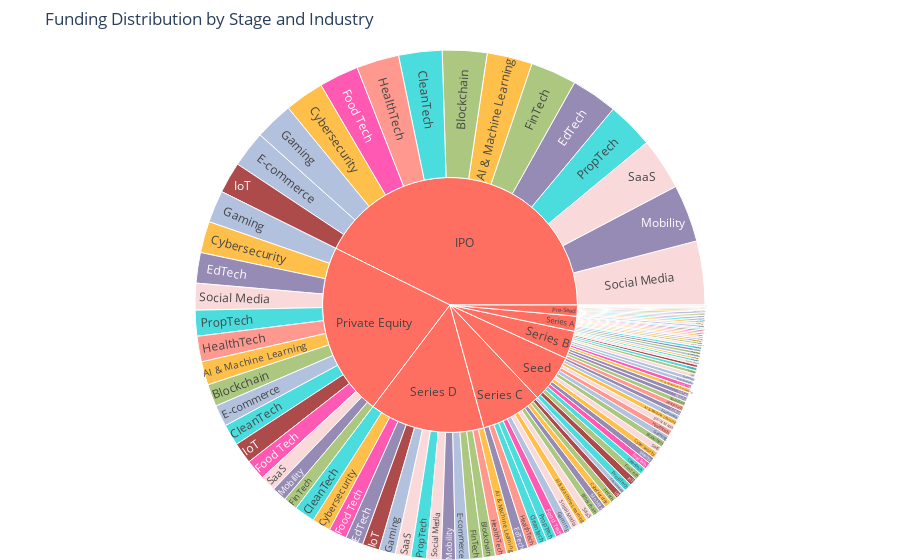

Write notebook code for a chart like this one.
### Markdown cell above
## **Lets Visualize Funding Stage and Last Funding amount based on Industry using Sunburst Plot**

### Code cell
# Sunburst plot of Funding Stage and Last Funding amount based on Industry
import plotly.express as px

fig = px.sunburst(
    df,
    path=['Funding_Stage', 'Industry'],  # hierarchy
    values='Last_Funding_Amount_USD_Millions',   # size by funding amount
    color='Industry',
    color_discrete_sequence=custom_palette,
    title='Funding Distribution by Stage and Industry'
)

fig.update_layout(margin=dict(t=50, l=0, r=0, b=0))
fig.show()

### Figure 1 — Plotly figure (JSON) as saved in the notebook; plotly's stock layout.template omitted (floating-point values rounded to 4 significant figures)
{"data": [{"branchvalues": "total", "customdata": [["HealthTech"], ["EdTech"], ["FinTech"], ["SaaS"], ["E-commerce"], ["Cybersecurity"], ["FinTech"], ["HealthTech"], ["CleanTech"], ["Food Tech"], ["IoT"], ["Food Tech"], ["(?)"], ["Cybersecurity"], ["Mobility"], ["Mobility"], ["Blockchain"], ["HealthTech"], ["E-commerce"], ["HealthTech"], ["Mobility"], ["Mobility"], ["FinTech"], ["Blockchain"], ["Social Media"], ["EdTech"], ["Gaming"], ["(?)"], ["Social Media"], ["Social Media"], ["Gaming"], ["Social Media"], ["(?)"], ["IoT"], ["Mobility"], ["Mobility"], ["AI & Machine Learning"], ["SaaS"], ["SaaS"], ["Gaming"], ["FinTech"], ["IoT"], ["IoT"], ["Food Tech"], ["PropTech"], ["FinTech"], ["Food Tech"], ["CleanTech"], ["Blockchain"], ["CleanTech"], ["E-commerce"], ["EdTech"], ["Cybersecurity"], ["AI & Machine Learning"], ["IoT"], ["Gaming"], ["Blockchain"], ["(?)"], ["Blockchain"], ["PropTech"], ["E-commerce"], ["CleanTech"], ["Social Media"], ["Blockchain"], ["FinTech"], ["Cybersecurity"], ["E-commerce"], ["Mobility"], ["IoT"], ["Gaming"], ["FinTech"], ["E-commerce"], ["Gaming"], ["PropTech"], ["PropTech"], ["EdTech"], ["PropTech"], ["Mobility"], ["EdTech"], ["AI & Machine Learning"], ["AI & Machine Learning"], ["PropTech"], ["EdTech"], ["Blockchain"], ["Gaming"], ["Social Media"], ["E-commerce"], ["PropTech"], ["AI & Machine Learning"], ["Food Tech"], ["CleanTech"], ["Cybersecurity"], ["AI & Machine Learning"], ["SaaS"], ["Social Media"], ["EdTech"], ["CleanTech"], ["HealthTech"], ["Cybersecurity"], ["IoT"], ["SaaS"], ["SaaS"], ["FinTech"], ["E-commerce"], ["Cybersecurity"], ["Food Tech"], ["HealthTech"], ["HealthTech"], ["HealthTech"], ["CleanTech"], ["Blockchain"], ["(?)"], ["Social Media"], ["(?)"], ["(?)"], ["SaaS"], ["PropTech"], ["Gaming"], ["Food Tech"], ["EdTech"], ["AI & Machine Learning"], ["IoT"], ["Food Tech"], ["Cybersecurity"], ["(?)"], ["CleanTech"], ["SaaS"], ["AI & Machine Learning"]], "domain": {"x": [0, 1], "y": [0, 1]}, "hovertemplate": "labels=%{label}<br>Last_Funding_Amount_USD_Millions=%{value}<br>parent=%{parent}<br>id=%{id}<br>Industry=%{customdata[0]}<extra></extra>", "ids": ["Seed/HealthTech", "Seed/EdTech", "Series B/FinTech", "IPO/SaaS", "Series A/E-commerce", "Pre-Seed/Cybersecurity", "Series C/FinTech", "Pre-Seed/HealthTech", "Seed/CleanTech", "Series C/Food Tech", "Series C/IoT", "Series B/Food Tech", "Series C", "IPO/Cybersecurity", "Series D/Mobility", "IPO/Mobility", "Series C/Blockchain", "Private Equity/HealthTech", "IPO/E-commerce", "Series D/HealthTech", "Pre-Seed/Mobility", "Series A/Mobility", "Series D/FinTech", "IPO/Blockchain", "Series A/Social Media", "Pre-Seed/EdTech", "Private Equity/Gaming", "IPO", "Series D/Social Media", "Pre-Seed/Social Media", "Series C/Gaming", "Series B/Social Media", "Series A", "Series B/IoT", "Series B/Mobility", "Series C/Mobility", "Series D/AI & Machine Learning", "Pre-Seed/SaaS", "Seed/SaaS", "Seed/Gaming", "Series A/FinTech", "Private Equity/IoT", "Seed/IoT", "Pre-Seed/Food Tech", "Series A/PropTech", "IPO/FinTech", "IPO/Food Tech", "Series B/CleanTech", "Series A/Blockchain", "IPO/CleanTech", "Pre-Seed/E-commerce", "Series A/EdTech", "Series A/Cybersecurity", "Pre-Seed/AI & Machine Learning", "Series D/IoT", "Series D/Gaming", "Series D/Blockchain", "Series B", "Series B/Blockchain", "Series C/PropTech", "Private Equity/E-commerce", "Series D/CleanTech", "IPO/Social Media", "Seed/Blockchain", "Private Equity/FinTech", "Series D/Cybersecurity", "Series B/E-commerce", "Private Equity/Mobility", "Pre-Seed/IoT", "Series A/Gaming", "Seed/FinTech", "Seed/E-commerce", "IPO/Gaming", "Seed/PropTech", "Series B/PropTech", "Series C/EdTech", "Private Equity/PropTech", "Seed/Mobility", "IPO/EdTech", "Series C/AI & Machine Learning", "Series B/AI & Machine Learning", "Pre-Seed/PropTech", "Private Equity/EdTech", "Pre-Seed/Blockchain", "Series B/Gaming", "Series C/Social Media", "Series D/E-commerce", "Series D/PropTech", "Seed/AI & Machine Learning", "Private Equity/Food Tech", "Series C/CleanTech", "Seed/Cybersecurity", "Series A/AI & Machine Learning", "Series A/SaaS", "Seed/Social Media", "Series D/EdTech", "Series A/CleanTech", "Series A/HealthTech", "Private Equity/Cybersecurity", "Series A/IoT", "Series C/SaaS", "Series B/SaaS", "Pre-Seed/FinTech", "Series C/E-commerce", "Series C/Cybersecurity", "Series D/Food Tech", "IPO/HealthTech", "Series B/HealthTech", "Series C/HealthTech", "Private Equity/CleanTech", "Private Equity/Blockchain", "Pre-Seed", "Private Equity/Social Media", "Private Equity", "Series D", "Private Equity/SaaS", "IPO/PropTech", "Pre-Seed/Gaming", "Seed/Food Tech", "Series B/EdTech", "Private Equity/AI & Machine Learning", "IPO/IoT", "Series A/Food Tech", "Series B/Cybersecurity", "Seed", "Pre-Seed/CleanTech", "Series D/SaaS", "IPO/AI & Machine Learning"], "labels": ["HealthTech", "EdTech", "FinTech", "SaaS", "E-commerce", "Cybersecurity", "FinTech", "HealthTech", "CleanTech", "Food Tech", "IoT", "Food Tech", "Series C", "Cybersecurity", "Mobility", "Mobility", "Blockchain", "HealthTech", "E-commerce", "HealthTech", "Mobility", "Mobility", "FinTech", "Blockchain", "Social Media", "EdTech", "Gaming", "IPO", "Social Media", "Social Media", "Gaming", "Social Media", "Series A", "IoT", "Mobility", "Mobility", "AI & Machine Learning", "SaaS", "SaaS", "Gaming", "FinTech", "IoT", "IoT", "Food Tech", "PropTech", "FinTech", "Food Tech", "CleanTech", "Blockchain", "CleanTech", "E-commerce", "EdTech", "Cybersecurity", "AI & Machine Learning", "IoT", "Gaming", "Blockchain", "Series B", "Blockchain", "PropTech", "E-commerce", "CleanTech", "Social Media", "Blockchain", "FinTech", "Cybersecurity", "E-commerce", "Mobility", "IoT", "Gaming", "FinTech", "E-commerce", "Gaming", "PropTech", "PropTech", "EdTech", "PropTech", "Mobility", "EdTech", "AI & Machine Learning", "AI & Machine Learning", "PropTech", "EdTech", "Blockchain", "Gaming", "Social Media", "E-commerce", "PropTech", "AI & Machine Learning", "Food Tech", "CleanTech", "Cybersecurity", "AI & Machine Learning", "SaaS", "Social Media", "EdTech", "CleanTech", "HealthTech", "Cybersecurity", "IoT", "SaaS", "SaaS", "FinTech", "E-commerce", "Cybersecurity", "Food Tech", "HealthTech", "HealthTech", "HealthTech", "CleanTech", "Blockchain", "Pre-Seed", "Social Media", "Private Equity", "Series D", "SaaS", "PropTech", "Gaming", "Food Tech", "EdTech", "AI & Machine Learning", "IoT", "Food Tech", "Cybersecurity", "Seed", "CleanTech", "SaaS", "AI & Machine Learning"], "marker": {"colors": ["#FF6F61", "#6B5B95", "#88B04B", "#F7CAC9", "#92A8D1", "#FFA500", "#88B04B", "#FF6F61", "#00CED1", "#FF1493", "#8B0000", "#FF1493", "#FF6F61", "#FFA500", "#6B5B95", "#6B5B95", "#88B04B", "#FF6F61", "#92A8D1", "#FF6F61", "#6B5B95", "#6B5B95", "#88B04B", "#88B04B", "#F7CAC9", "#6B5B95", "#92A8D1", "#FF6F61", "#F7CAC9", "#F7CAC9", "#92A8D1", "#F7CAC9", "#FF6F61", "#8B0000", "#6B5B95", "#6B5B95", "#FFA500", "#F7CAC9", "#F7CAC9", "#92A8D1", "#88B04B", "#8B0000", "#8B0000", "#FF1493", "#00CED1", "#88B04B", "#FF1493", "#00CED1", "#88B04B", "#00CED1", "#92A8D1", "#6B5B95", "#FFA500", "#FFA500", "#8B0000", "#92A8D1", "#88B04B", "#FF6F61", "#88B04B", "#00CED1", "#92A8D1", "#00CED1", "#F7CAC9", "#88B04B", "#88B04B", "#FFA500", "#92A8D1", "#6B5B95", "#8B0000", "#92A8D1", "#88B04B", "#92A8D1", "#92A8D1", "#00CED1", "#00CED1", "#6B5B95", "#00CED1", "#6B5B95", "#6B5B95", "#FFA500", "#FFA500", "#00CED1", "#6B5B95", "#88B04B", "#92A8D1", "#F7CAC9", "#92A8D1", "#00CED1", "#FFA500", "#FF1493", "#00CED1", "#FFA500", "#FFA500", "#F7CAC9", "#F7CAC9", "#6B5B95", "#00CED1", "#FF6F61", "#FFA500", "#8B0000", "#F7CAC9", "#F7CAC9", "#88B04B", "#92A8D1", "#FFA500", "#FF1493", "#FF6F61", "#FF6F61", "#FF6F61", "#00CED1", "#88B04B", "#FF6F61", "#F7CAC9", "#FF6F61", "#FF6F61", "#F7CAC9", "#00CED1", "#92A8D1", "#FF1493", "#6B5B95", "#FFA500", "#8B0000", "#FF1493", "#FFA500", "#FF6F61", "#00CED1", "#F7CAC9", "#FFA500"]}, "name": "", "parents": ["Seed", "Seed", "Series B", "IPO", "Series A", "Pre-Seed", "Series C", "Pre-Seed", "Seed", "Series C", "Series C", "Series B", "", "IPO", "Series D", "IPO", "Series C", "Private Equity", "IPO", "Series D", "Pre-Seed", "Series A", "Series D", "IPO", "Series A", "Pre-Seed", "Private Equity", "", "Series D", "Pre-Seed", "Series C", "Series B", "", "Series B", "Series B", "Series C", "Series D", "Pre-Seed", "Seed", "Seed", "Series A", "Private Equity", "Seed", "Pre-Seed", "Series A", "IPO", "IPO", "Series B", "Series A", "IPO", "Pre-Seed", "Series A", "Series A", "Pre-Seed", "Series D", "Series D", "Series D", "", "Series B", "Series C", "Private Equity", "Series D", "IPO", "Seed", "Private Equity", "Series D", "Series B", "Private Equity", "Pre-Seed", "Series A", "Seed", "Seed", "IPO", "Seed", "Series B", "Series C", "Private Equity", "Seed", "IPO", "Series C", "Series B", "Pre-Seed", "Private Equity", "Pre-Seed", "Series B", "Series C", "Series D", "Series D", "Seed", "Private Equity", "Series C", "Seed", "Series A", "Series A", "Seed", "Series D", "Series A", "Series A", "Private Equity", "Series A", "Series C", "Series B", "Pre-Seed", "Series C", "Series C", "Series D", "IPO", "Series B", "Series C", "Private Equity", "Private Equity", "", "Private Equity", "", "", "Private Equity", "IPO", "Pre-Seed", "Seed", "Series B", "Private Equity", "IPO", "Series A", "Series B", "", "Pre-Seed", "Series D", "IPO"], "type": "sunburst", "values": [1440.0, 1104.0, 753.9, 11740.0, 657.2, 441.4, 1519.0, 170.0, 1581.0, 2050.0, 1444.0, 935.7, 27660.0, 8895.0, 3225.0, 13020.0, 1691.0, 5781.0, 8206.0, 2545.0, 384.7, 588.9, 3030.0, 10080.0, 503.0, 387.3, 7280.0, 152200.0, 3262.0, 488.1, 1956.0, 632.9, 6815.0, 634.3, 1054.0, 1649.0, 2541.0, 225.3, 1478.0, 1470.0, 471.8, 4769.0, 1637.0, 163.6, 579.4, 10410.0, 8949.0, 731.4, 633.7, 9813.0, 386.8, 227.4, 414.6, 328.0, 3882.0, 3683.0, 2764.0, 12580.0, 1099.0, 2206.0, 4852.0, 4661.0, 14420.0, 1473.0, 3189.0, 4198.0, 872.7, 3374.0, 278.2, 435.2, 1624.0, 1173.0, 8704.0, 1779.0, 518.7, 2367.0, 5836.0, 1492, 10450.0, 1881.0, 937.6, 434.8, 6894.0, 276.1, 867.7, 1907.0, 3162.0, 3514.0, 1231.0, 4626.0, 2231.0, 1486.0, 468.4, 432.5, 1285.0, 3993.0, 320.4, 380.3, 7107.0, 347.0, 1733.0, 815.5, 386.3, 1109.0, 1615.0, 4089.0, 9626.0, 1213.0, 2305.0, 4844.0, 5051.0, 5016.0, 6039.0, 78540.0, 52080.0, 3592.0, 10550.0, 492.7, 1555.0, 1026.0, 5303.0, 7067.0, 354.9, 485.5, 21810.0, 172.6, 3532.0, 10230.0]}], "layout": {"legend": {"tracegroupgap": 0}, "margin": {"b": 0, "l": 0, "r": 0, "t": 50}, "sunburstcolorway": ["#FF6F61", "#6B5B95", "#88B04B", "#F7CAC9", "#92A8D1", "#FFA500", "#00CED1", "#FF1493", "#8B0000"], "title": {"text": "Funding Distribution by Stage and Industry"}}}
